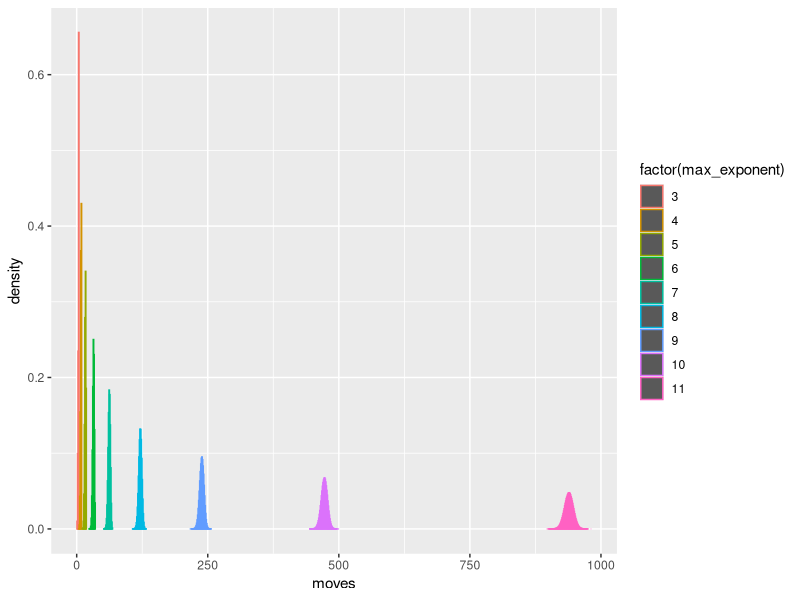
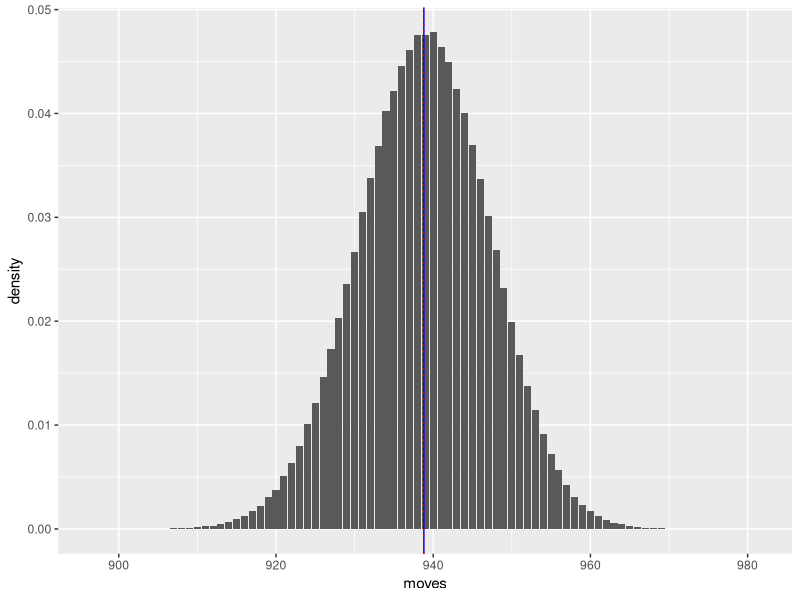
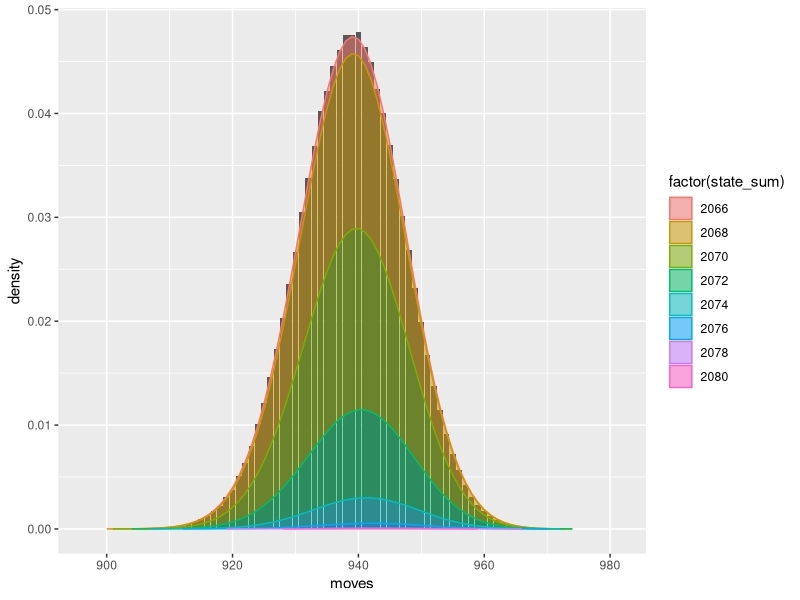
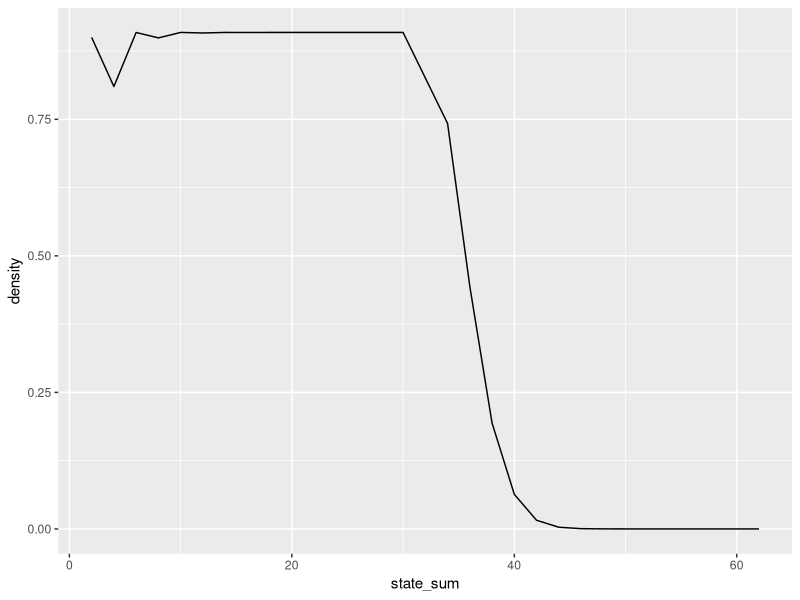
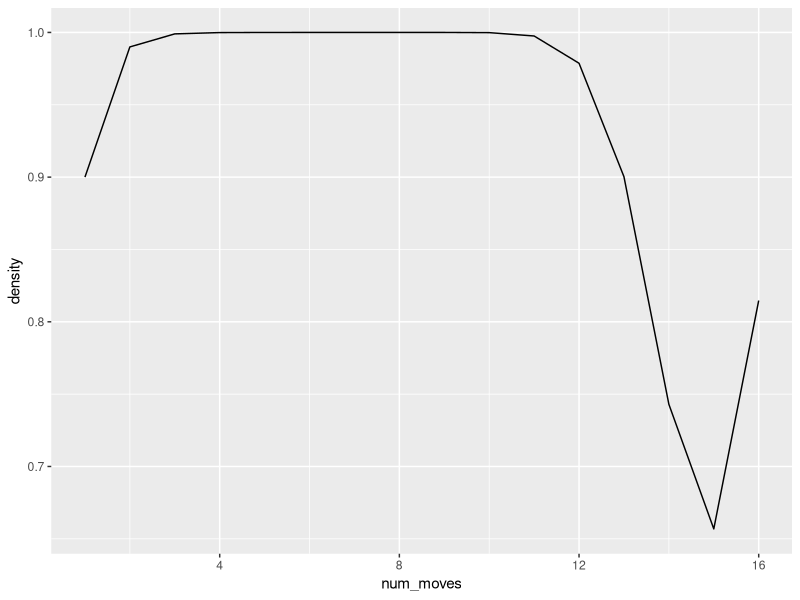
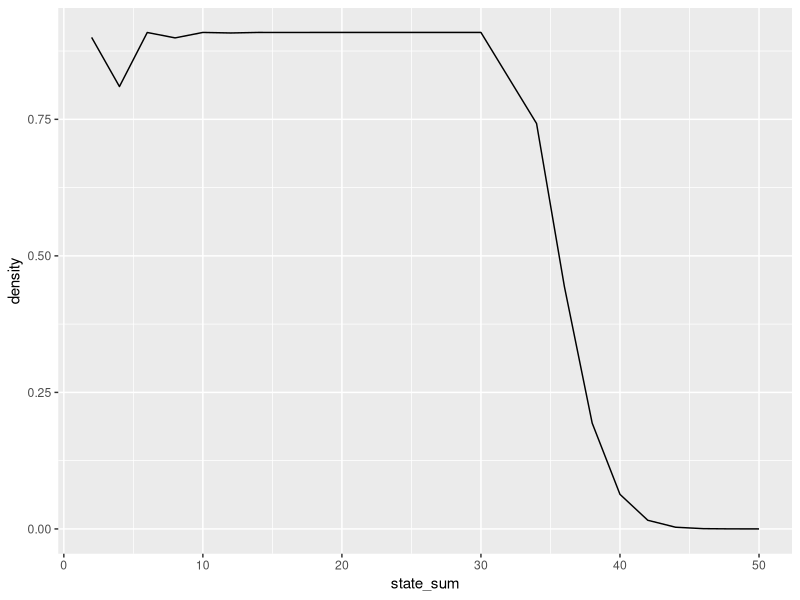
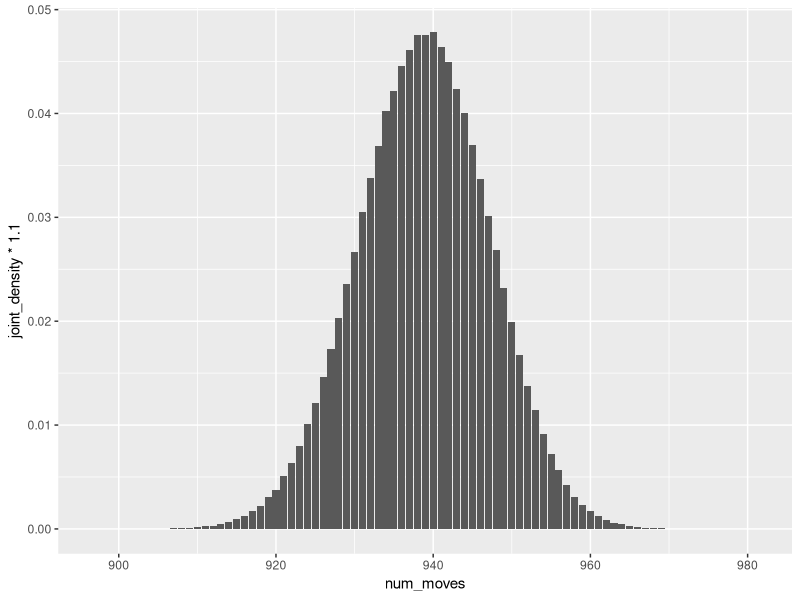
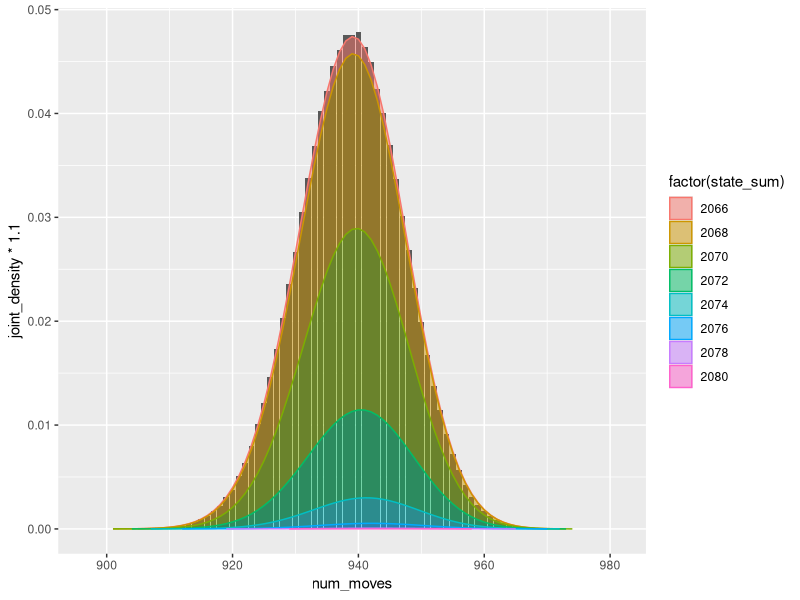

Recreate these plots in R, in order.
library(ggplot2)

movesHistogram <- read.csv('moves_histogram.csv')

numTrials <- aggregate(frequency ~ max_exponent, movesHistogram, sum)
names(numTrials) <- c('max_exponent', 'num_trials')

movesHistogram <- transform(
  merge(movesHistogram, numTrials, by = 'max_exponent', sort = TRUE),
  density = frequency / num_trials)

# Calculate the empirical mean and variance
movesMeanVariance <- local({
  movesMean <-
    aggregate(density * moves ~ max_exponent, movesHistogram, sum)
  names(movesMean) <- c('max_exponent', 'moves_mean')
  movesVariance <- aggregate(
    density * (moves - moves_mean)^2 ~ max_exponent,
    merge(movesHistogram, movesMean, by = 'max_exponent', sort = TRUE),
    sum
  )
  names(movesVariance) <- c('max_exponent', 'moves_variance')
  merge(movesMean, movesVariance, sort = TRUE)
})
movesMeanVariance

# Check against the calculated mean and variance.
# As expected, there is one extra step in the simulation results, because of
# the move from pre-start state to start state.
expectedSteps <- read.csv('expected_steps.csv')
expectedStepsFromStart <- subset(expectedSteps, state == '[]')

transform(
  merge(movesMeanVariance, expectedStepsFromStart),
  error_mean = moves_mean - expected_steps,
  error_variance = moves_variance - variance_steps)

#
# Summary: not all that easy to read.
#

ggplot(
  movesHistogram,
  aes(moves, density)) +
  geom_bar(aes(color = factor(max_exponent)), stat = 'identity')

#
# Just the game to 2048.
#

plotMovesHistogram <- function (maxExponent) {
  expectedMean <- subset(
    expectedStepsFromStart, max_exponent == maxExponent)$expected_steps - 1
  empiricalMean <- subset(
    movesMeanVariance, max_exponent == maxExponent)$moves_mean
  ggplot(
    subset(movesHistogram, max_exponent == maxExponent),
    aes(moves, density)) +
    geom_bar(stat = 'identity') +
    geom_vline(xintercept = expectedMean, color = 'blue') +
    geom_vline(xintercept = empiricalMean, color = 'red', linetype = 'dotted')
}
plotMovesHistogram(11)

#
# Binomial mixture idea. First, we need win states and weights.
#

parseState <- function (state) {
  values <- strsplit(as.character(state), '\\D+')[[1]]
  values <- values[2:length(values)]
  as.numeric(values)
}
parseState('[2, 2, 16, 16, 2048]')

absorbingProbabilities <- transform(
  read.csv('absorbing_probabilities.csv'),
  state_sum = sapply(state, function (s) sum(parseState(s)))
)

sumProbabilities <- aggregate(
  probability ~ max_exponent + state_sum,
  absorbingProbabilities, sum
)
sumProbabilities

# check that probabilities sum to 1
aggregate(probability ~ max_exponent, sumProbabilities, sum)

# want: probability of reaching the given sum x exactly in units of 2 or 4 in
# n moves: f((x - n)/2, n/2, p) for f = dbinom
# we reach x in n moves if we have x - n successes, where a success is a 4

# mixture = max_exponent, num_moves, sum, probability
makeBinomialMixture <- function () {
  p <- 0.1
  indices <- with(sumProbabilities, list(max_exponent, state_sum))
  do.call(rbind, by(sumProbabilities, indices, function (part) {
    maxExponent <- part$max_exponent[1]
    stateSum <- part$state_sum[1]
    maxMoves <- stateSum / 2
    minMoves <- ceiling(maxMoves / 2)
    # print(paste(minMoves, maxMoves))
    # 1024 in 1024 moves -> 1024 moves, 0 successes
    # 1024 in 1023 moves -> 1023 moves, 1 success
    # ...
    # 1024 in 512 moves -> 512 moves, 512 successes
    #
    # 1033 in 1033 moves -> 0 successes
    # 1033 in 1032 moves -> 1 success
    # ...
    # 1033 in 517 moves -> 516 successes
    #
    # hit 2066 in say 950 moves
    # means we need (2066-2*950) = 166 in extras, so 83 4s.
    # 1033-950 = 83
    #
    # or 949 moves -> 1898 in 2s; and 83 4s gets you to 2064, then one more 4
    # gets you over 2066. However... doesn't it mean that you get to 2068? There
    # is another group for that.
    #
    # 1033 - 950 = 83 successes in 949 moves -> 866 failures
    # (n C x-n) p^(x-n) q^n + (n-1 C x-n) p^(x-n) q^(n-1) p
    #
    n <- seq(minMoves, maxMoves)
    data.frame(
      max_exponent = maxExponent,
      state_sum = stateSum,
      moves = n,
      probability = dbinom(maxMoves - n, n, p) +
        dbinom(maxMoves - n, n - 1, p) * p
    )
  }))
}
binomialMixture <- makeBinomialMixture()

weightedMixture <- transform(
  merge(
    binomialMixture, sumProbabilities,
    by = c('max_exponent', 'state_sum'),
    suffixes = c('_binomial', '_sum')),
  density = probability_binomial * probability_sum
)
head(weightedMixture)

plotMixture <- function (maxExponent) {
  ggplot(
    subset(weightedMixture, max_exponent == maxExponent & density > 1e-6),
    aes(y = density)) +
    geom_bar(
      aes(x = moves),
      data = subset(movesHistogram, max_exponent == maxExponent),
      stat = 'identity') +
    geom_area(
      aes(x = moves - 2, color = factor(state_sum), fill = factor(state_sum)),
      position = 'stack', alpha = 0.5)
}
plotMixture(11)

# Check mixture stats

mixtureMeanVariance <- local({
  mixture <- aggregate(density ~ moves + max_exponent, weightedMixture, sum)
  mixtureMean <-
    aggregate(density * moves ~ max_exponent, mixture, sum)
  names(mixtureMean) <- c('max_exponent', 'moves_mean')
  mixtureVariance <- aggregate(
    density * (moves - moves_mean)^2 ~ max_exponent,
    merge(mixture, mixtureMean, by = 'max_exponent'),
    sum
  )
  names(mixtureVariance) <- c('max_exponent', 'moves_variance')
  merge(mixtureMean, mixtureVariance)
})
mixtureMeanVariance

# mixture = max_exponent, num_moves, sum, probability
makeBinomialMixture2 <- function () {
  p <- 0.1
  # idea: compute binomials for fixed numbers of moves, then sum them up
  maxExponent <- 4
  maxMoves <- 2**(maxExponent)
  numMoves <- seq(0, maxMoves)
  params <- subset(
    data.frame(
      successes = numMoves,
      num_moves = rep(numMoves, each = maxMoves)
    ),
    successes < num_moves)
  result <- aggregate(
    density ~ max_exponent + state_sum + num_moves,
    transform(params,
      density = dbinom(successes, num_moves, p),
      max_exponent = maxExponent,
      state_sum = 2 * num_moves + 2 * successes),
    sum)
  result[with(result, order(max_exponent, state_sum, num_moves)),]
}
binomialMixture2 <- makeBinomialMixture2()
head(binomialMixture2)

ggplot(
  aggregate(
    density ~ max_exponent + state_sum,
    binomialMixture2,
    sum
  ),
  aes(state_sum, density)) + geom_line()

ggplot(
  aggregate(
    density ~ max_exponent + num_moves,
    binomialMixture2,
    sum
  ),
  aes(num_moves, density)) + geom_line()

# Still not getting all the mass...
# I think the reason is that there's always a chance that you miss the number.
# To hit it, you need to be on state n-2 and get a 2 (probability 0.9), or
# you need to be on state n-4 and get a 4 (probability 0.1).
# The absorption probabilities from the Markov chain should already have this
# effect built in. But there's still no way to recover the mass.

weightedMixture2 <- transform(
  merge(
    binomialMixture2,
    subset(sumProbabilities, max_exponent == 11),
    by = c('max_exponent', 'state_sum')
  ),
  joint_density = density * probability
)

ggplot(subset(aggregate(
  density ~ state_sum,
  binomialMixture2,
  sum), density > 1e-6),
  aes(state_sum, density)) + geom_line()

ggplot(
  subset(weightedMixture2, joint_density > 1e-6),
  aes(num_moves, joint_density * 1.1)) +
  geom_bar(
    aes(x = moves, y = density),
    data = subset(movesHistogram, max_exponent == 11),
    stat = 'identity') +
  geom_area(
    aes(x = num_moves - 2, color = factor(state_sum), fill = factor(state_sum)),
    position = 'stack', alpha = 0.5)


    # mixture = max_exponent, num_moves, sum, probability

makeBinomialMixture3 <- function () {
  p <- 0.1
  maxExponent <- 11
  stateSums <- subset(sumProbabilities, max_exponent == maxExponent)$state_sum
  do.call(rbind, lapply(stateSums, function (stateSum) {
    maxMoves <- stateSum / 2
    minMoves <- ceiling(maxMoves / 2)
    numMoves <- seq(minMoves, maxMoves)
    data.frame(
      max_exponent = maxExponent,
      num_moves = numMoves,
      state_sum = stateSum,
      density = dbinom(stateSum / 2 - numMoves, numMoves, p)
    )
  }))
}
binomialMixture3 <- makeBinomialMixture3()
head(binomialMixture3)

weightedMixture3 <- transform(
  merge(
    binomialMixture3,
    subset(sumProbabilities, max_exponent == 11),
    by = c('max_exponent', 'state_sum')
  ),
  joint_density = density * probability
)

ggplot(
  subset(weightedMixture3, joint_density > 1e-6),
  aes(num_moves, joint_density * 1.1)) +
  geom_bar(
    aes(x = moves, y = density),
    data = subset(movesHistogram, max_exponent == 11),
    stat = 'identity') +
  geom_area(
    aes(x = num_moves - 2, color = factor(state_sum), fill = factor(state_sum)),
    position = 'stack', alpha = 0.5)
